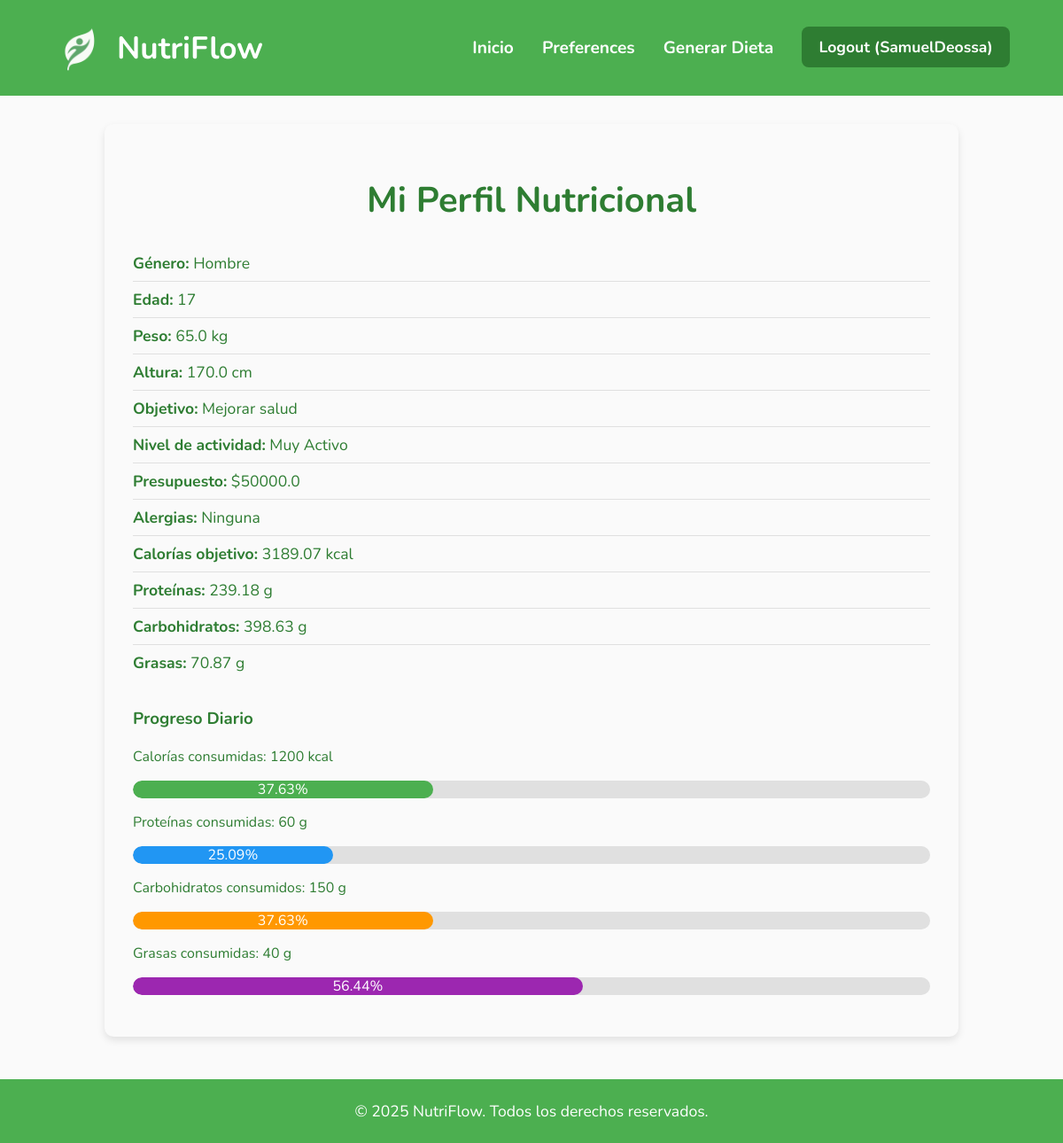
Page /preferences/perfil/ (signed in) on the earlier database version.
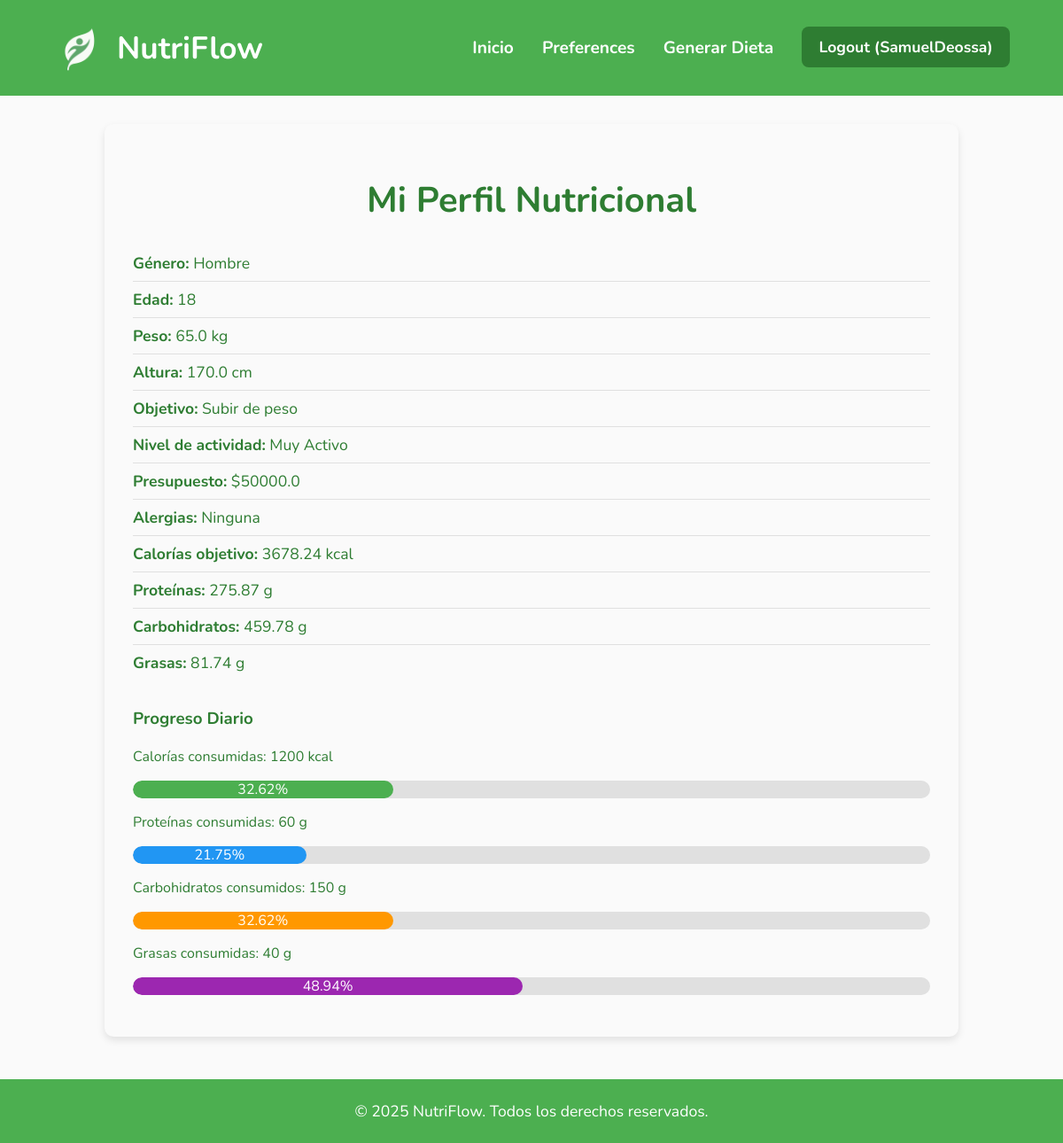
Same page on the later database version.
### preferences/models.py (models this page shows, shortened)
class Preferences(models.Model):
    user = models.OneToOneField(User, on_delete=models.CASCADE)
    genero = models.CharField(max_length=10, choices=[("male", "Hombre"), ("female", "Mujer")])
    objetivo = models.CharField(max_length=20, choices=[("lose_weight", "Bajar de peso"), ("improve_health", "Mejorar salud"), ("gain_weight", "Subir de peso")])
    edad = models.IntegerField()
    peso = models.FloatField()
    altura = models.FloatField()
    nivel_actividad = models.CharField(max_length=20, choices=[("sedentario", "Sedentario"), ("ligero", "Ligero"), ("moderado", "Moderado"), ("activo", "Activo"), ("muy_activo", "Muy Activo")])
    presupuesto = models.FloatField()
    alergias = models.TextField(blank=True, null=True)
    calorias = models.FloatField(default=0)
    proteinas = models.FloatField(default=0)
    carbohidratos = models.FloatField(default=0)
    grasas = models.FloatField(default=0)

### accounts/views.py (the view)
# urls.py: path('perfil/', profile_view, name='profile'),
@login_required
def profile_view(request):
    preferences = Preferences.objects.filter(user=request.user).first()
    if not preferences:
        return render(request, 'account.html', {
            'no_preferences': True
        })
    calorias_consumidas = 1200
    proteinas_consumidas = 60
    carbohidratos_consumidos = 150
    grasas_consumidas = 40
    def porcentaje(actual, objetivo):
        return min(round((actual / objetivo) * 100, 2), 100) if objetivo > 0 else 0
    context = {
        'no_preferences': False,
        'preferences': preferences,
        'calorias_consumidas': calorias_consumidas,
        'proteinas_consumidas': proteinas_consumidas,
        'carbohidratos_consumidos': carbohidratos_consumidos,
        'grasas_consumidas': grasas_consumidas,
        'porcentaje_calorias': porcentaje(calorias_consumidas, preferences.calorias),
        'porcentaje_proteinas': porcentaje(proteinas_consumidas, preferences.proteinas),
        'porcentaje_carbohidratos': porcentaje(carbohidratos_consumidos, preferences.carbohidratos),
        'porcentaje_grasas': porcentaje(grasas_consumidas, preferences.grasas),
    }
    return render(request, 'account.html', context)

### accounts/templates/account.html (shortened to what this page needs)
<!DOCTYPE html>
<html lang="es">
<head>
</head>
<body>
<header>
    <div class="container-flex">
        <div class="logo">
            <img src="/media/images/nutriflowlogo.png" alt="NutriFlow Logo">
            <span style="margin-left: 12px;">NutriFlow</span>
        </div>
        <nav>
            <ul>
                <li><a href="/">Inicio</a></li>
                <li><a href="/preferences">Preferences</a></li>
                <li><a href="{% url 'generate_diet' %}">Generar Dieta</a></li>
                {% if user.is_authenticated %}
                    <li><a href="{% url 'logoutaccount' %}" class="cta-button">Logout ({{ user.username }})</a></li>
                {% else %}
                    <li><a href="{% url 'loginaccount' %}">Login</a></li>
                    <li><a href="{% url 'signupaccount' %}" class="cta-button">Get Started</a></li>
                {% endif %}
            </ul>
        </nav>
    </div>
</header>
<div class="perfil-container">
    <h1>Mi Perfil Nutricional</h1>
    {% if preferences %}
    <div class="perfil-info">
        <ul>
            <li><strong>Género:</strong> {{ preferences.get_genero_display }}</li>
            <li><strong>Edad:</strong> {{ preferences.edad }}</li>
            <li><strong>Peso:</strong> {{ preferences.peso }} kg</li>
            <li><strong>Altura:</strong> {{ preferences.altura }} cm</li>
            <li><strong>Objetivo:</strong> {{ preferences.get_objetivo_display }}</li>
            <li><strong>Nivel de actividad:</strong> {{ preferences.get_nivel_actividad_display }}</li>
            <li><strong>Presupuesto:</strong> ${{ preferences.presupuesto }}</li>
            <li><strong>Alergias:</strong> {{ preferences.alergias|default:"Ninguna" }}</li>
            <li><strong>Calorías objetivo:</strong> {{ preferences.calorias }} kcal</li>
            <li><strong>Proteínas:</strong> {{ preferences.proteinas }} g</li>
            <li><strong>Carbohidratos:</strong> {{ preferences.carbohidratos }} g</li>
            <li><strong>Grasas:</strong> {{ preferences.grasas }} g</li>
        </ul>
    </div>
    {% else %}
    <p>Aún no has configurado tus preferencias nutricionales. Puedes hacerlo desde tu panel de usuario.</p>
    {% endif %}
    <div class="progreso">
        <h3>Progreso Diario</h3>
        <p>Calorías consumidas: {{ calorias_consumidas }} kcal</p>
        <div class="barra"><div class="relleno calorias" style="width: {{ porcentaje_calorias }}%;">{{ porcentaje_calorias }}%</div></div>
        <p>Proteínas consumidas: {{ proteinas_consumidas }} g</p>
        <div class="barra"><div class="relleno proteinas" style="width: {{ porcentaje_proteinas }}%;">{{ porcentaje_proteinas }}%</div></div>
        <p>Carbohidratos consumidos: {{ carbohidratos_consumidos }} g</p>
        <div class="barra"><div class="relleno carbohidratos" style="width: {{ porcentaje_carbohidratos }}%;">{{ porcentaje_carbohidratos }}%</div></div>
        <p>Grasas consumidas: {{ grasas_consumidas }} g</p>
        <div class="barra"><div class="relleno grasas" style="width: {{ porcentaje_grasas }}%;">{{ porcentaje_grasas }}%</div></div>
    </div>
</div>
<footer>
    <div class="footer">
      <p>&copy; 2025 NutriFlow. Todos los derechos reservados.</p>
    </div>
</footer>
</body>
</html>

### accounts/templates/account.html (style rules this page uses)
:root { --verde-vitalidad: #4CAF50; --verde-tranquilo: #81C784; --verde-profundo: #2E7D32; --blanco-pureza: #FAFAFA; --gris-natural: #B0BEC5; }
body { font-family: 'Nunito', sans-serif; background-color: var(--blanco-pureza); color: var(--verde-profundo); margin: 0; padding: 0; }
header { background-color: var(--verde-vitalidad); color: white; padding: 1.5rem 0; }
.container-flex { width: 90%; max-width: 1100px; margin: 0 auto; display: flex; justify-content: space-between; align-items: center; }
.logo { display: flex; align-items: center; font-size: 2.2rem; font-weight: 700; color: white; }
.logo img { height: 60px; vertical-align: middle; }
nav ul { list-style: none; display: flex; gap: 2rem; padding: 0; margin: 0; }
nav a { color: white; text-decoration: none; font-weight: 700; font-size: 1.2rem; transition: opacity 0.3s ease; }
.cta-button { background-color: var(--verde-profundo); padding: 0.7rem 1.2rem; border-radius: 8px; font-size: 1.1rem; transition: background-color 0.3s; }
.perfil-container { width: 90%; max-width: 900px; margin: 2rem auto; background-color: var(--blanco-pureza); border-radius: 10px; box-shadow: 0 4px 8px rgba(0, 0, 0, 0.1); padding: 2rem; }
h1 { color: var(--verde-profundo); text-align: center; font-size: 2.5rem; margin-bottom: 1.5rem; }
.perfil-info ul { list-style: none; padding: 0; }
.perfil-info li { padding: 8px 0; border-bottom: 1px solid #e0e0e0; font-size: 1.1rem; }
.perfil-info li:last-child { border-bottom: none; }
.progreso { margin-top: 30px; }
footer { background-color: var(--verde-vitalidad); color: white; padding: 1.5rem 0; margin-top: 3rem; }
footer p { text-align: center; margin: 0; font-size: 1.1rem; color: white; }
.barra { height: 20px; background-color: #e0e0e0; border-radius: 10px; overflow: hidden; margin-bottom: 15px; }
.relleno { height: 100%; line-height: 20px; color: white; text-align: center; border-radius: 10px; }
.calorias { background-color: #4caf50; }
.proteinas { background-color: #2196f3; }
.carbohidratos { background-color: #ff9800; }
.grasas { background-color: #9c27b0; }

Differences in the rows shown:
changed Preferences "Hombre": edad "17" → "18"; objetivo "Mejorar salud" → "Subir de peso"; calorias "3189.07" → "3678.24"; proteinas "239.18" → "275.87"; carbohidratos "398.63" → "459.78"; grasas "70.87" → "81.74"
Other differences:
{{ porcentaje_calorias }}: 37.63 → 32.62 (drawn)
{{ porcentaje_calorias }}: "37.63" → "32.62"
{{ porcentaje_proteinas }}: 25.09 → 21.75 (drawn)
{{ porcentaje_proteinas }}: "25.09" → "21.75"
{{ porcentaje_carbohidratos }}: 37.63 → 32.62 (drawn)
{{ porcentaje_carbohidratos }}: "37.63" → "32.62"
{{ porcentaje_grasas }}: 56.44 → 48.94 (drawn)
{{ porcentaje_grasas }}: "56.44" → "48.94"
